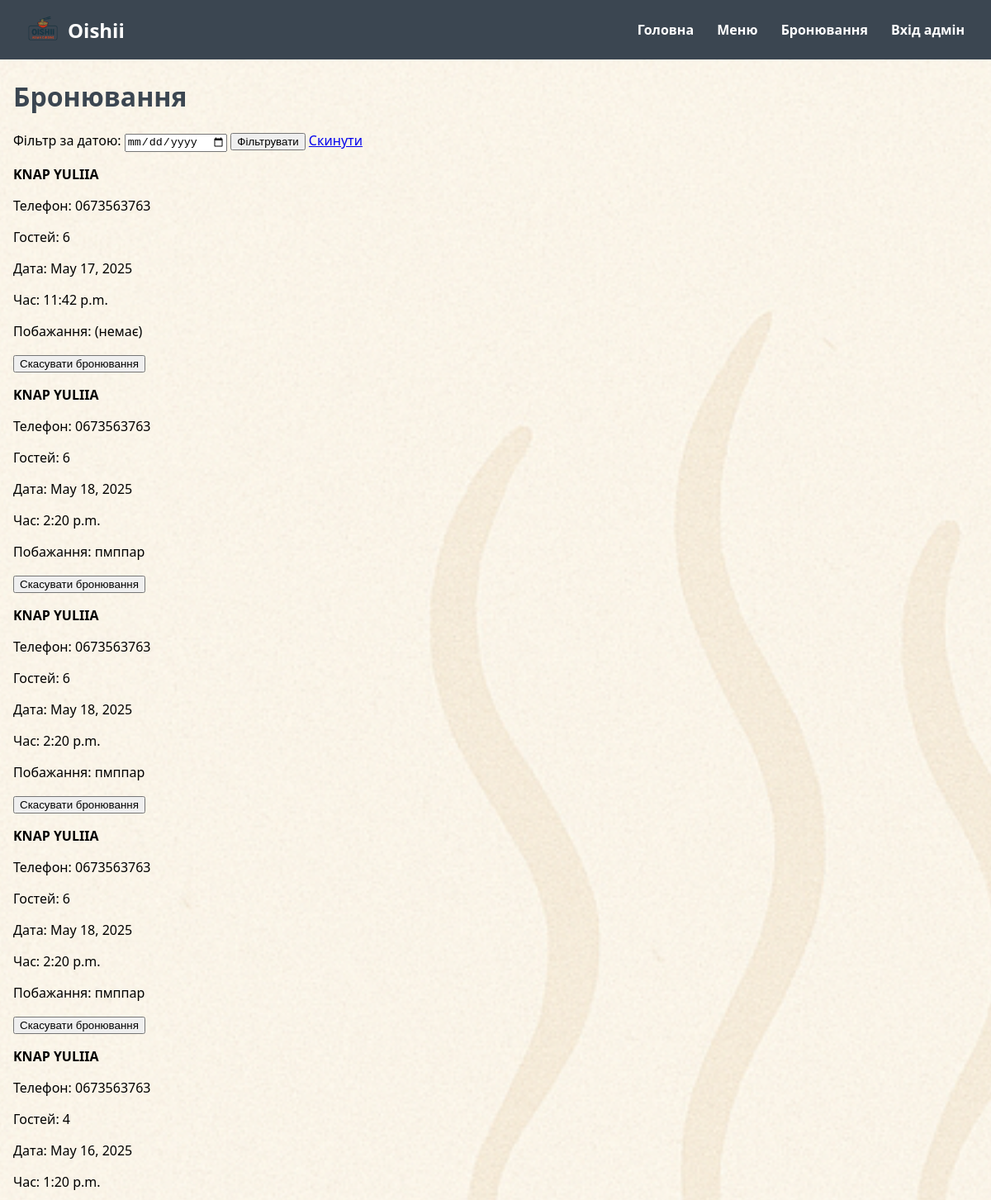
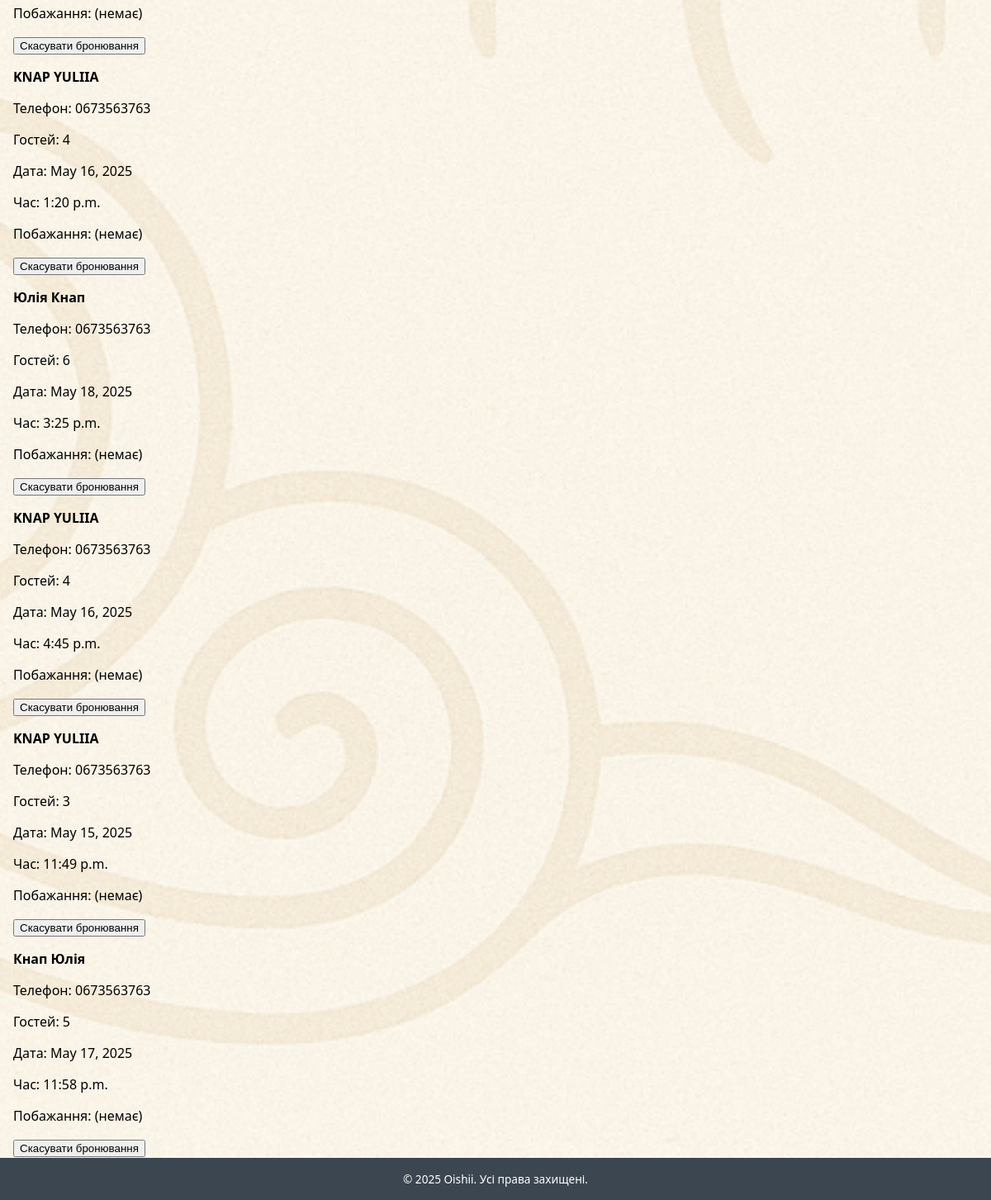
Before: /reservation/list/ (signed in) with the older database file (2 pictures, top to bottom).
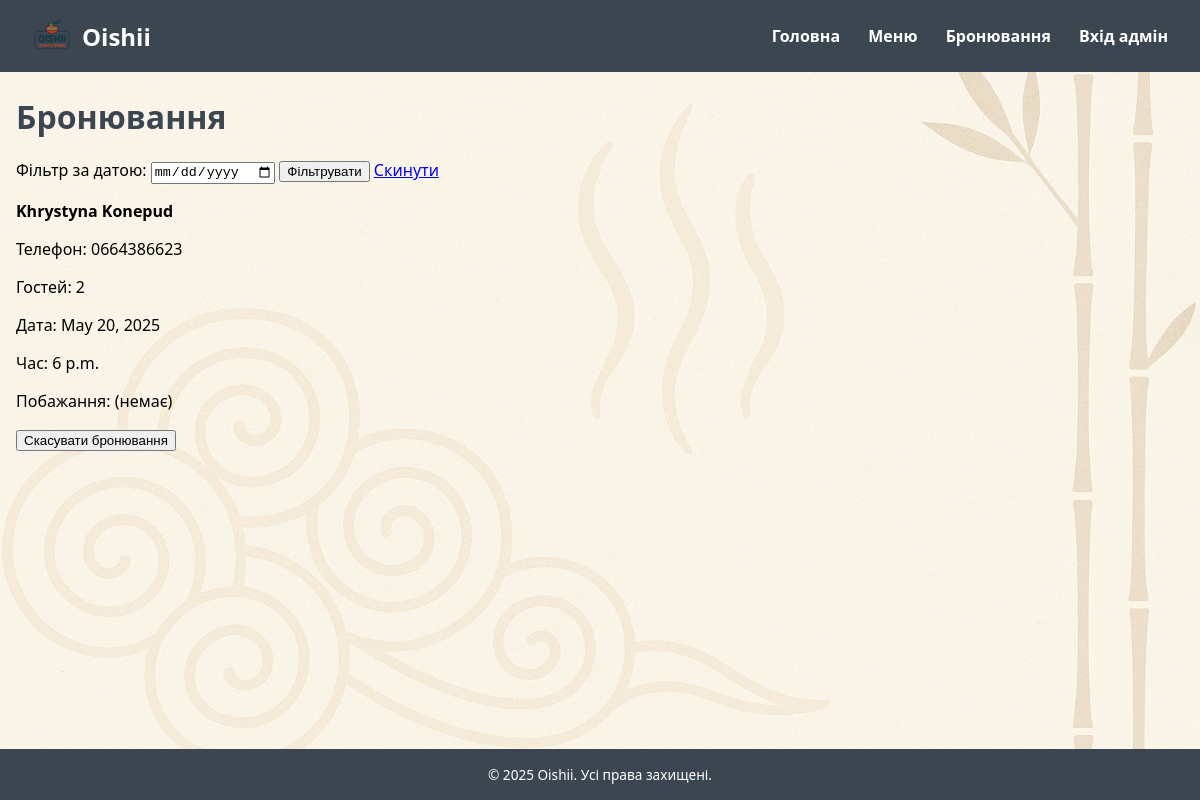
After: the same page with the newer database file.
### Restaurant/models/reservation.py (models this page shows, shortened)
class Reservation(models.Model):
    first_name = models.CharField(max_length=50)
    last_name = models.CharField(max_length=50)
    phone = models.CharField(max_length=10)
    guests_number = models.PositiveIntegerField()
    reservation_date = models.DateField()
    reservation_time = models.TimeField()
    details = models.TextField(blank=True, null=True)
    created_at = models.DateTimeField(auto_now_add=True)
    class Meta:
        ordering = ['-created_at']

### Restaurant/views/reservation_views.py (the view, shortened to what this page needs)
# urls.py: path('reservation/list/', ReservationListView.as_view(), name='reservation_list'),
@method_decorator(login_required(login_url='/admin/login/'), name='dispatch')
@method_decorator(user_passes_test(lambda u: u.is_staff), name='dispatch')
class ReservationListView(View):
    template_name = 'reservation_list.html'
    def get(self, request):
        date_filter = request.GET.get('date')
        reservations = Reservation.objects.all()
        if date_filter:
            reservations = reservations.filter(reservation_date=date_filter)
        return render(request, self.template_name, {
            'reservations': reservations,
            'selected_date': date_filter
        })

### templates/reservation_list.html (shortened to what this page needs)
{% extends "base.html" %}
{% load static %}
{% block content %}
<div class="content-wrapper">
<h1 style="color: var(--header-bg); text-align: left;">Бронювання</h1>
<form method="get" class="filter-form">
  <label for="date">Фільтр за датою:</label>
  <input type="date" id="date" name="date" value="{{ selected_date }}">
  <button type="submit">Фільтрувати</button>
  <a href="{% url 'reservation_list' %}">Скинути</a>
</form>
{% if reservations %}
  {% for res in reservations %}
  <div class="reservation-item">
    <p><strong>{{ res.first_name }} {{ res.last_name }}</strong></p>
    <p>Телефон: {{ res.phone }}</p>
    <p>Гостей: {{ res.guests_number }}</p>
    <p>Дата: {{ res.reservation_date }}</p>
    <p>Час: {{ res.reservation_time }}</p>
    <p>Побажання: {{ res.details|default:"(немає)" }}</p>
    <form method="post" style="margin-top:10px;">
      <button type="submit" class="cancel-btn" onclick="return confirm('Ви впевнені, що хочете скасувати бронювання?');">Скасувати бронювання</button>
    </form>
  </div>
  {% endfor %}
{% else %}
  <p>Немає бронювань.</p>
{% endif %}
</div>
{% endblock %}

Changed rows visible on the page:
removed Reservation: first_name "KNAP", last_name "YULIIA", phone "0673563763", guests_number "6", reservation_date "May 17, 2025", reservation_time "11:42 p.m.", details "(немає)"
removed Reservation: first_name "KNAP", last_name "YULIIA", phone "0673563763", guests_number "6", reservation_date "May 18, 2025", reservation_time "2:20 p.m.", details "пмппар"
removed Reservation: first_name "KNAP", last_name "YULIIA", phone "0673563763", guests_number "6", reservation_date "May 18, 2025", reservation_time "2:20 p.m.", details "пмппар"
removed Reservation: first_name "KNAP", last_name "YULIIA", phone "0673563763", guests_number "6", reservation_date "May 18, 2025", reservation_time "2:20 p.m.", details "пмппар"
removed Reservation: first_name "KNAP", last_name "YULIIA", phone "0673563763", guests_number "4", reservation_date "May 16, 2025", reservation_time "1:20 p.m.", details "(немає)"
removed Reservation: first_name "KNAP", last_name "YULIIA", phone "0673563763", guests_number "4", reservation_date "May 16, 2025", reservation_time "1:20 p.m.", details "(немає)"
removed Reservation: first_name "Юлія", last_name "Кнап", phone "0673563763", guests_number "6", reservation_date "May 18, 2025", reservation_time "3:25 p.m.", details "(немає)"
removed Reservation: first_name "KNAP", last_name "YULIIA", phone "0673563763", guests_number "4", reservation_date "May 16, 2025", reservation_time "4:45 p.m.", details "(немає)"
removed Reservation: first_name "KNAP", last_name "YULIIA", phone "0673563763", guests_number "3", reservation_date "May 15, 2025", reservation_time "11:49 p.m.", details "(немає)"
removed Reservation: first_name "Кнап", last_name "Юлія", phone "0673563763", guests_number "5", reservation_date "May 17, 2025", reservation_time "11:58 p.m.", details "(немає)"
added Reservation: first_name "Khrystyna", last_name "Konepud", phone "0664386623", guests_number "2", reservation_date "May 20, 2025", reservation_time "6 p.m.", details "(немає)"
